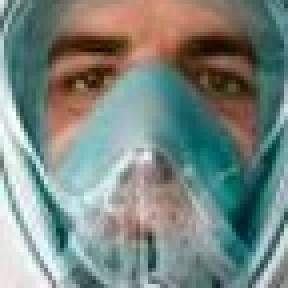
#> input picture Deteccion De Mascarillas/Con_mascarilla/image0.jpg, 72 x 72 px (shown 4 times larger); its folder holds only this picture in this run
$ python entrenamiento.py
#> lines starting #> are read from the running program, lines starting #| are printed output that depends on the picture
import cv2
import os
import numpy as np

ruta="./"
directorios=os.listdir(ruta)
##print("directorios", directorios)

etiqueta=[]
caras=[]
posicion=0
for dir in directorios:
    if str(dir)=="Con_mascarilla" or str(dir)=="Sin_mascarilla" :
        ruta_data=ruta+dir

        for archivo in os.listdir(ruta_data):
            imagen_ruta=ruta_data+"/"+archivo
            #print(imagen_ruta)
            image=cv2.imread(imagen_ruta,0)
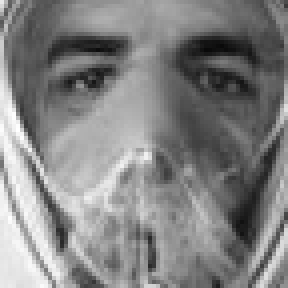
#> image: shape (72, 72) (shown 4 times larger); min 9, max 255, mean 130.6
            #cv2.imshow("Image",image)
            #cv2.waitKey(10)
            caras.append(image)
            etiqueta.append(posicion)
        posicion +=1
#> pass 2 of the loop `for dir in directorios:`:
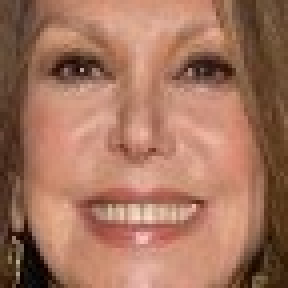
#> input picture Deteccion De Mascarillas/Sin_mascarilla/image0.jpg, 72 x 72 px (shown 4 times larger)
#> `image=cv2.imread(imagen_ruta,0)`:
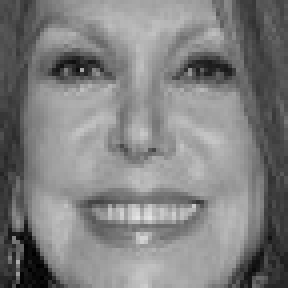
#> image: shape (72, 72) (shown 4 times larger); min 0, max 228, mean 128

#print("Etiqueta 0:",np.count_nonzero(np.array(etiqueta)==0))
#print("Etiqueta 1:",np.count_nonzero(np.array(etiqueta)==1))

mascarilla=cv2.face.LBPHFaceRecognizer_create()
print("empieza entrenamiento")
mascarilla.train(caras,np.array(etiqueta))

mascarilla.write("mascarilla_model.xml")
print("modelo terminado")
